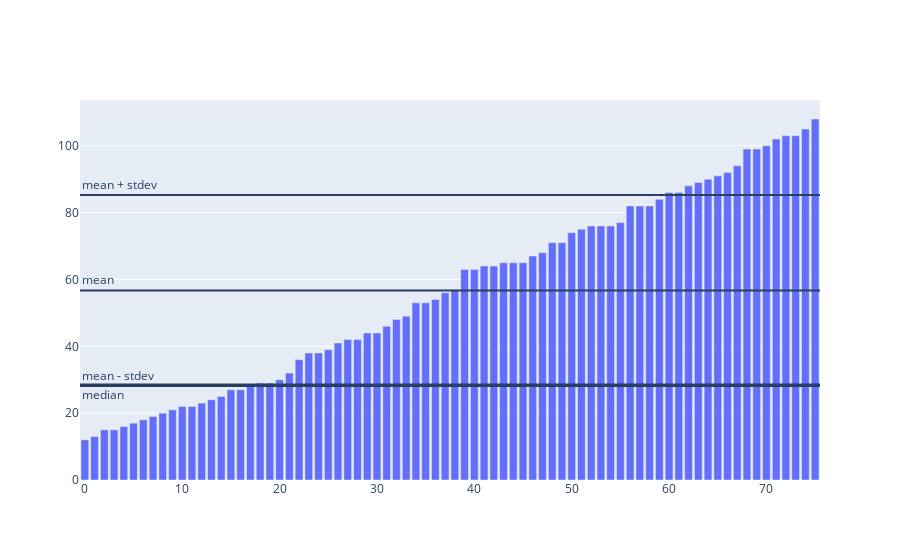
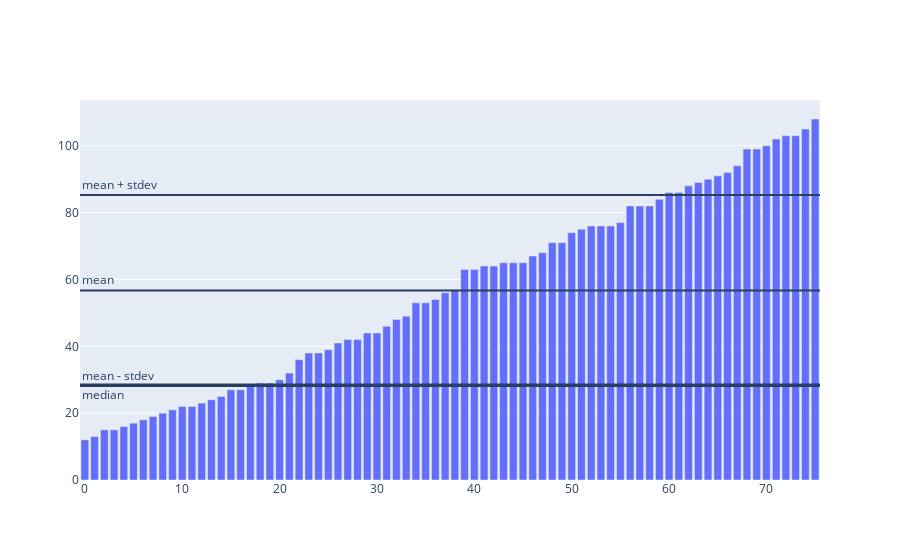

Notebook code for these charts, in order:
### Code cell
from oversea import visuals

visuals.lists.histogram(lengths)

### Figure 1 — Plotly figure (JSON) as saved in the notebook; plotly's stock layout.template omitted (floating-point values rounded to 4 significant figures)
{"data": [{"type": "bar", "y": [12, 13, 15, 15, 16, 17, 18, 19, 20, 21, 22, 22, 23, 24, 25, 27, 27, 28, 29, 29, 30, 32, 36, 38, 38, 39, 41, 42, 42, 44, 44, 46, 48, 49, 53, 53, 54, 56, 57, 63, 63, 64, 64, 65, 65, 65, 67, 68, 71, 71, 74, 75, 76, 76, 76, 77, 82, 82, 82, 84, 86, 86, 88, 89, 90, 91, 92, 94, 99, 99, 100, 102, 103, 103, 105, 108]}], "layout": {"annotations": [{"showarrow": false, "text": "median", "x": 0, "xanchor": "left", "xref": "x domain", "y": 28.57, "yanchor": "top", "yref": "y"}, {"showarrow": false, "text": "mean", "x": 0, "xanchor": "left", "xref": "x domain", "y": 56.7, "yanchor": "bottom", "yref": "y"}, {"showarrow": false, "text": "mean + stdev", "x": 0, "xanchor": "left", "xref": "x domain", "y": 85.27, "yanchor": "bottom", "yref": "y"}, {"showarrow": false, "text": "mean - stdev", "x": 0, "xanchor": "left", "xref": "x domain", "y": 28.12, "yanchor": "bottom", "yref": "y"}], "shapes": [{"type": "line", "x0": 0, "x1": 1, "xref": "x domain", "y0": 28.57, "y1": 28.57, "yref": "y"}, {"type": "line", "x0": 0, "x1": 1, "xref": "x domain", "y0": 56.7, "y1": 56.7, "yref": "y"}, {"type": "line", "x0": 0, "x1": 1, "xref": "x domain", "y0": 85.27, "y1": 85.27, "yref": "y"}, {"type": "line", "x0": 0, "x1": 1, "xref": "x domain", "y0": 28.12, "y1": 28.12, "yref": "y"}]}}

### Figure 2 — Plotly figure (JSON) as saved in the notebook; plotly's stock layout.template omitted (floating-point values rounded to 4 significant figures)
{"data": [{"type": "bar", "y": [12, 13, 15, 15, 16, 17, 18, 19, 20, 21, 22, 22, 23, 24, 25, 27, 27, 28, 29, 29, 30, 32, 36, 38, 38, 39, 41, 42, 42, 44, 44, 46, 48, 49, 53, 53, 54, 56, 57, 63, 63, 64, 64, 65, 65, 65, 67, 68, 71, 71, 74, 75, 76, 76, 76, 77, 82, 82, 82, 84, 86, 86, 88, 89, 90, 91, 92, 94, 99, 99, 100, 102, 103, 103, 105, 108]}], "layout": {"annotations": [{"showarrow": false, "text": "median", "x": 0, "xanchor": "left", "xref": "x domain", "y": 28.57, "yanchor": "top", "yref": "y"}, {"showarrow": false, "text": "mean", "x": 0, "xanchor": "left", "xref": "x domain", "y": 56.7, "yanchor": "bottom", "yref": "y"}, {"showarrow": false, "text": "mean + stdev", "x": 0, "xanchor": "left", "xref": "x domain", "y": 85.27, "yanchor": "bottom", "yref": "y"}, {"showarrow": false, "text": "mean - stdev", "x": 0, "xanchor": "left", "xref": "x domain", "y": 28.12, "yanchor": "bottom", "yref": "y"}], "shapes": [{"type": "line", "x0": 0, "x1": 1, "xref": "x domain", "y0": 28.57, "y1": 28.57, "yref": "y"}, {"type": "line", "x0": 0, "x1": 1, "xref": "x domain", "y0": 56.7, "y1": 56.7, "yref": "y"}, {"type": "line", "x0": 0, "x1": 1, "xref": "x domain", "y0": 85.27, "y1": 85.27, "yref": "y"}, {"type": "line", "x0": 0, "x1": 1, "xref": "x domain", "y0": 28.12, "y1": 28.12, "yref": "y"}]}}
